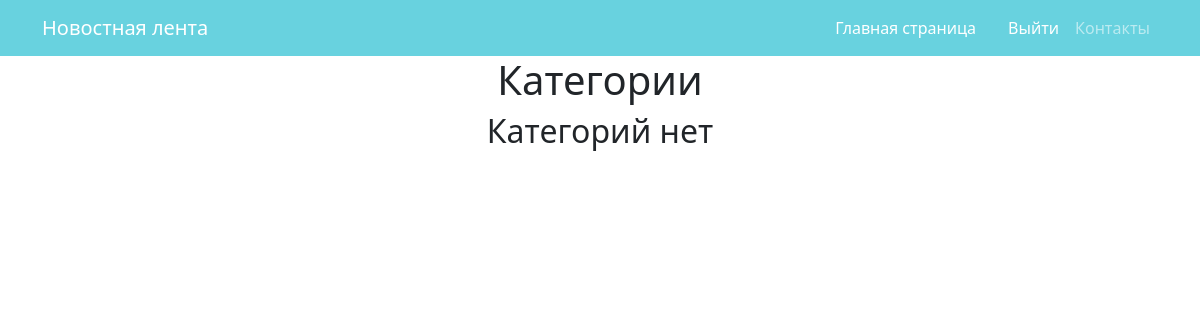
The app's page /news/category_list/, older data.
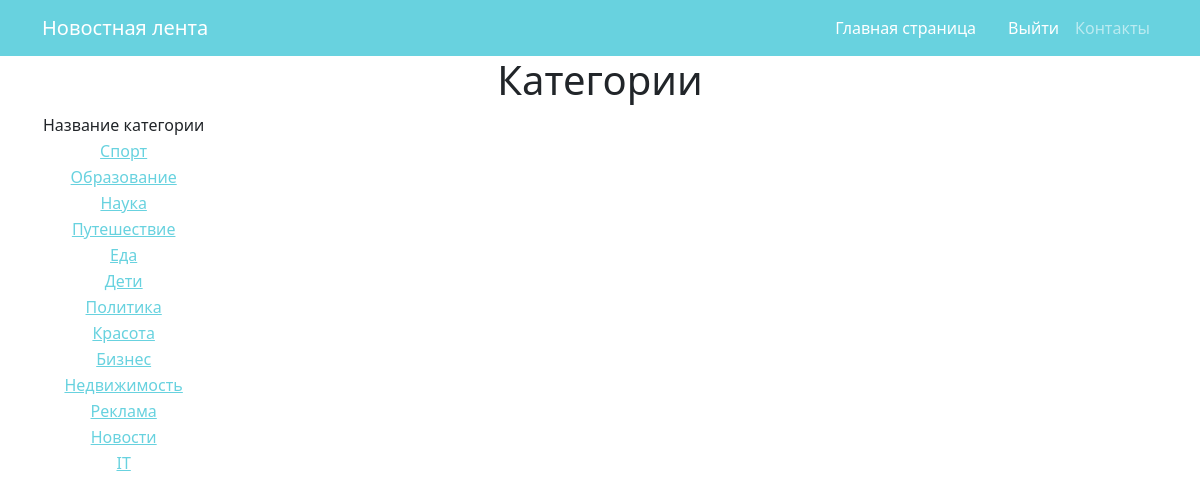
The same page, newer data.
### news/models.py (models this page shows, shortened)
class Category(models.Model):
    name = models.CharField(max_length=40, unique=True)
    subscriber = models.ManyToManyField(User, through='CategorySubscribe', related_name='categories')

### news/views.py (the view)
# urls.py: path('category_list/', CategoryList.as_view(), name='category_list'),
class CategoryList(ListView):
    model = Category
    template_name = 'categories/category_list.html'
    context_object_name = 'category'

### templates/categories/category_list.html (shortened to what this page needs)
{% extends 'flatpages/default.html' %}
{% load custom_filters %}
{% block content %}
<h1>Категории </h1>
{% if category %}
    <table>
        {% load cache %}
        {% cache 60 posts%}
        <tr>
            <td> Название категории </td>
        </tr>
        {% for cats in category %}
        <tr>
            <td> <a href="{% url 'category' cats.id %}">{{ cats.name }} </a> </td>
        </tr>
        {% endfor %}
        {% endcache %}
    </table>
{% else %}
<h2> Категорий нет </h2>
{% endif %}
{% endblock content %}

### templates/flatpages/default.html (shortened to what this page needs)
<!DOCTYPE html>
<html lang="en">
    <head>
        {% load static %}
       <link href="{% static 'css/styles.css' %}" rel="stylesheet" />
    </head>
    <body>
        <nav class="navbar navbar-expand-lg navbar-dark bg-dark">
            <div class="container">
                <a class="navbar-brand" href="/news/">Новостная лента</a>
                <div class="collapse navbar-collapse" id="navbarSupportedContent">
                    <ul class="navbar-nav ms-auto mb-2 mb-lg-0">
                        <li class="nav-item"><a class="nav-link active" aria-current="page" href="/news/">Главная страница</a></li>
                        <li class="nav-item"><a class="nav-link active" aria-current="page" href="/">{{request.user.username}}</a></li>
                        <li class="nav-item"><a class="nav-link active" aria-current="page" href="/sign/logout/">Выйти</a></li>
                        <li class="nav-item"><a class="nav-link" href="/contact/">Контакты</a></li>
                    </ul>
                </div>
            </div>
        </nav>
        <div class="container">
           <div class="row">
               <div class="col-lg-12 text-center">
                   {% block content %}{% endblock content %}
               </div>
           </div>
        </div>
    </body>
</html>

Row changes from the older to the newer data that the page shows:
added Category: name "Спорт"
added Category: name "Образование"
added Category: name "Наука"
added Category: name "Путешествие"
added Category: name "Еда"
added Category: name "Дети"
added Category: name "Политика"
added Category: name "Красота"
added Category: name "Бизнес"
added Category: name "Недвижимость"
added Category: name "Реклама"
added Category: name "Новости"
added Category: name "IT"
Text that changed along with them:
text no longer shown: "Категорий нет"
text now shown: "Название категории"
